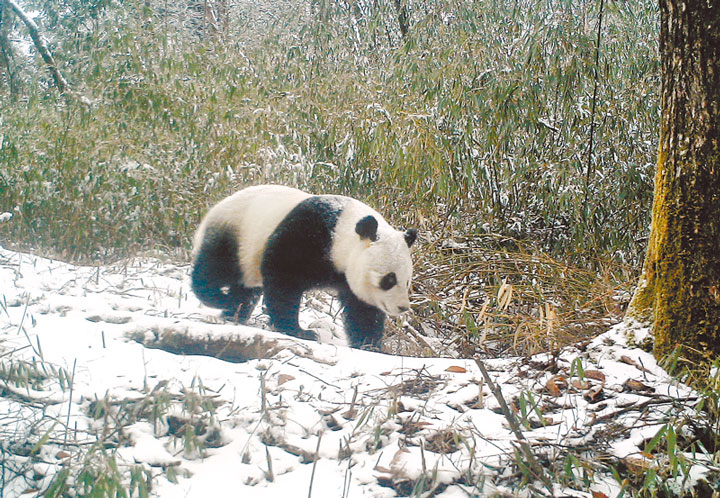
#> input picture _4.python/PIL/new2/panda.jpg, 720 x 498 px
$ python Image10.py
#> lines starting #> are read from the running program, lines starting #| are printed output that depends on the picture
from PIL import Image
img = Image.open("panda.jpg")
#> img is the input picture: PIL image 720x498 RGB; mean R, G, B 156.6, 155.5, 140.9
imgcopy=img.copy() #複製
#切割貓熊並改變尺寸
img1=imgcopy.crop((190,184,415,350)).resize((160,140))
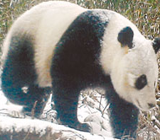
#> img1: PIL image 160x140 RGB; mean R, G, B 144.3, 142, 136.4
imgcopy.paste(img1,(40,30)) #貼上
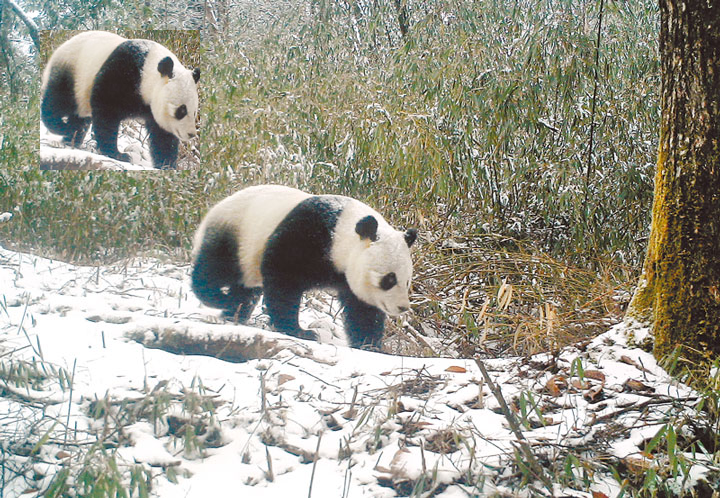
#> imgcopy: PIL image 720x498 RGB; mean R, G, B 156.4, 154.7, 141.4
img2=img1.transpose(Image.FLIP_LEFT_RIGHT)#左右翻轉
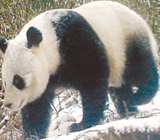
#> img2: PIL image 160x140 RGB; mean R, G, B 144.3, 142, 136.4
imgcopy.paste(img2,(220,40))#貼上
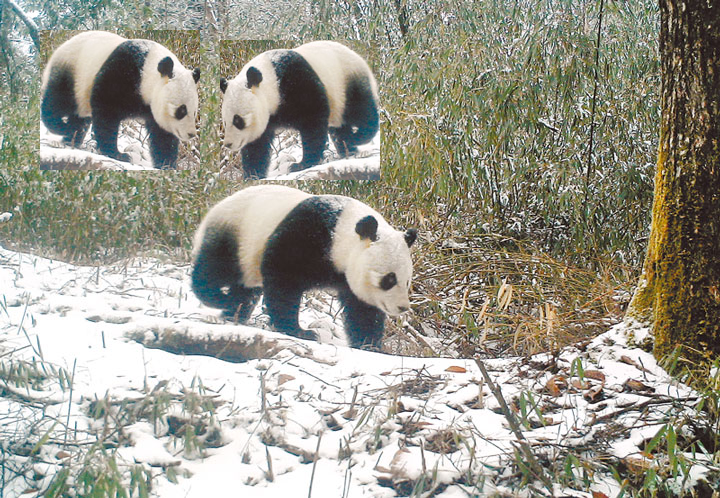
#> imgcopy: PIL image 720x498 RGB; mean R, G, B 155.5, 153.8, 141.7
# imgcopy.show()
imgcopy.save("panda_paste.jpg")

$ run again, with _4.python/PIL/new2/img01.jpg copied over _4.python/PIL/new2/panda.jpg
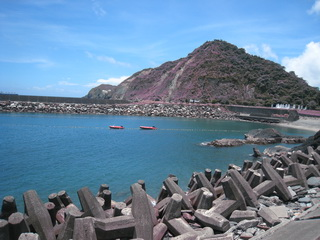
#> input picture _4.python/PIL/new2/img01.jpg, 320 x 240 px
#> img is the input picture: PIL image 320x240 RGB; mean R, G, B 102, 130.8, 156.6
#> `img2=img1.transpose(Image.FLIP_LEFT_RIGHT)#左右翻轉`:
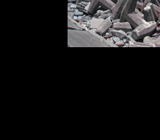
#> img2: PIL image 160x140 RGB; mean R, G, B 23.1, 22.5, 23
#> `imgcopy.paste(img2,(220,40))#貼上`:
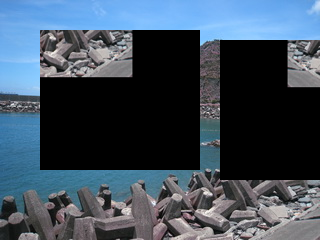
#> imgcopy: PIL image 320x240 RGB; mean R, G, B 62.2, 77.1, 91.7
